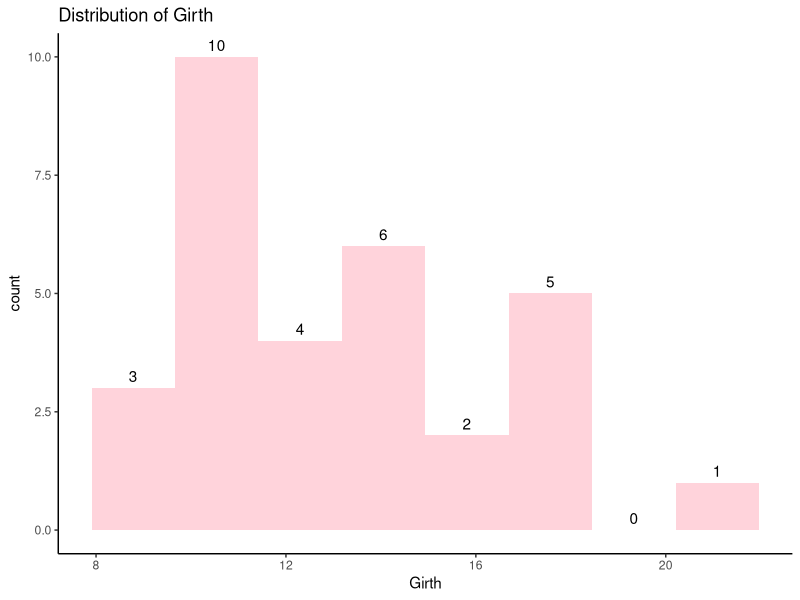
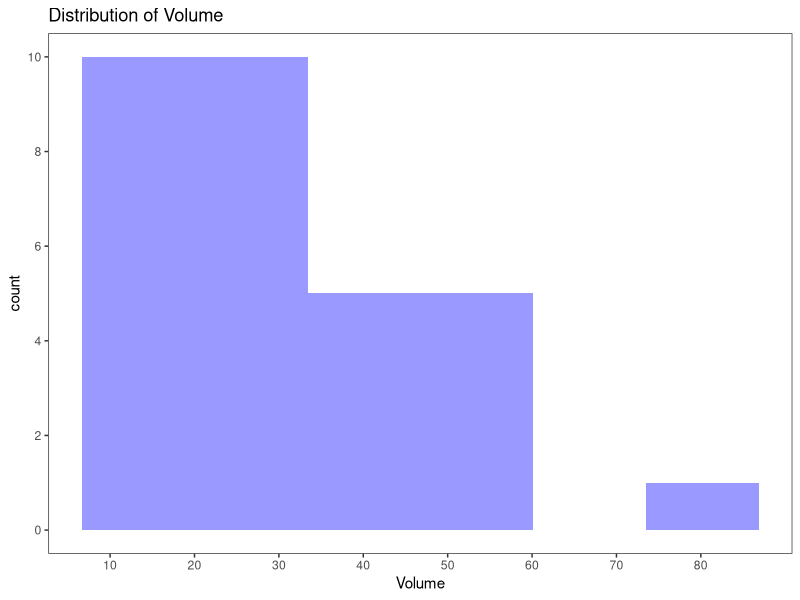
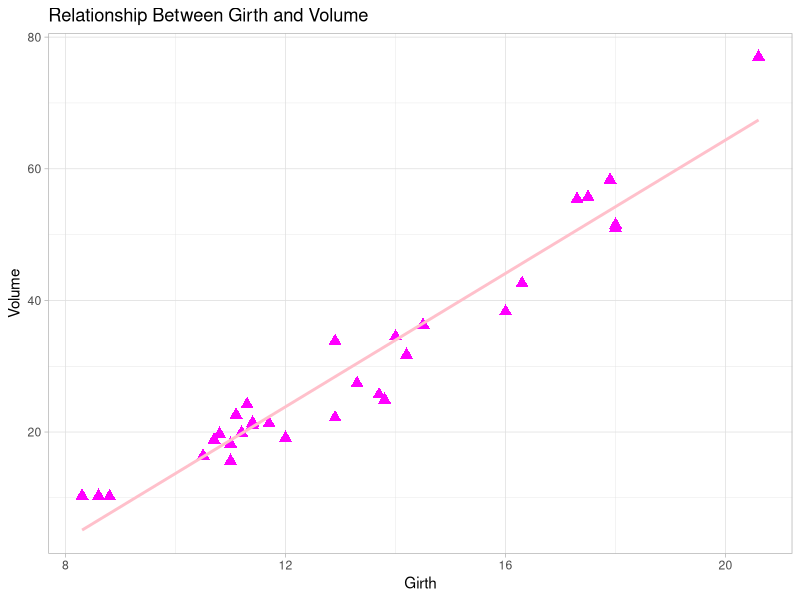

Here is the R script that generated these plots, in order:
## ---- chunk 1
library(ggplot2)
data("trees")
head(trees)
## ---- chunk 2
girth_hist <- ggplot(data = trees, mapping = aes(x = Girth)) +
  geom_histogram(fill = "pink", bins=8, alpha = 0.7) +
  geom_text( stat = "bin", bins = 8, aes(label = after_stat(count)), vjust = -0.5) +
  ggtitle("Distribution of Girth") +
  theme_classic()
girth_hist
## ---- chunk 3
vol_hist <- ggplot(data = trees, mapping = aes(x = Volume)) +
  geom_histogram(fill = "blue",bins= 6, alpha = 0.4) +
  ggtitle("Distribution of Volume") + 
  scale_x_continuous(breaks = seq(0, 80, by = 10)) + 
  scale_y_continuous(breaks = seq(0, 20, by = 2)) +
  theme_test()
vol_hist
## ---- chunk 4
girth_vol_scatterplot <- ggplot(data = trees, aes(x = Girth, y = Volume)) + geom_point(color= "magenta", size= 3, shape= 17)+
  geom_smooth(method = "lm", se = FALSE, color = "pink") +
  ggtitle("Relationship Between Girth and Volume") +
  theme_light()
girth_vol_scatterplot
## ---- chunk 5
vol_test <- shapiro.test(trees$Volume)
vol_test
# The reported p-value is 0.0036. Since p-value < 0.05 the Volume is not normally distributed. Null hypothesis of normality is rejected.
## ---- chunk 6
girth_test <- shapiro.test(trees$Girth)
girth_test
# The reported p-value is 0.089. Since p-value > 0.05 it failed to reject null hypothesis of normality.
